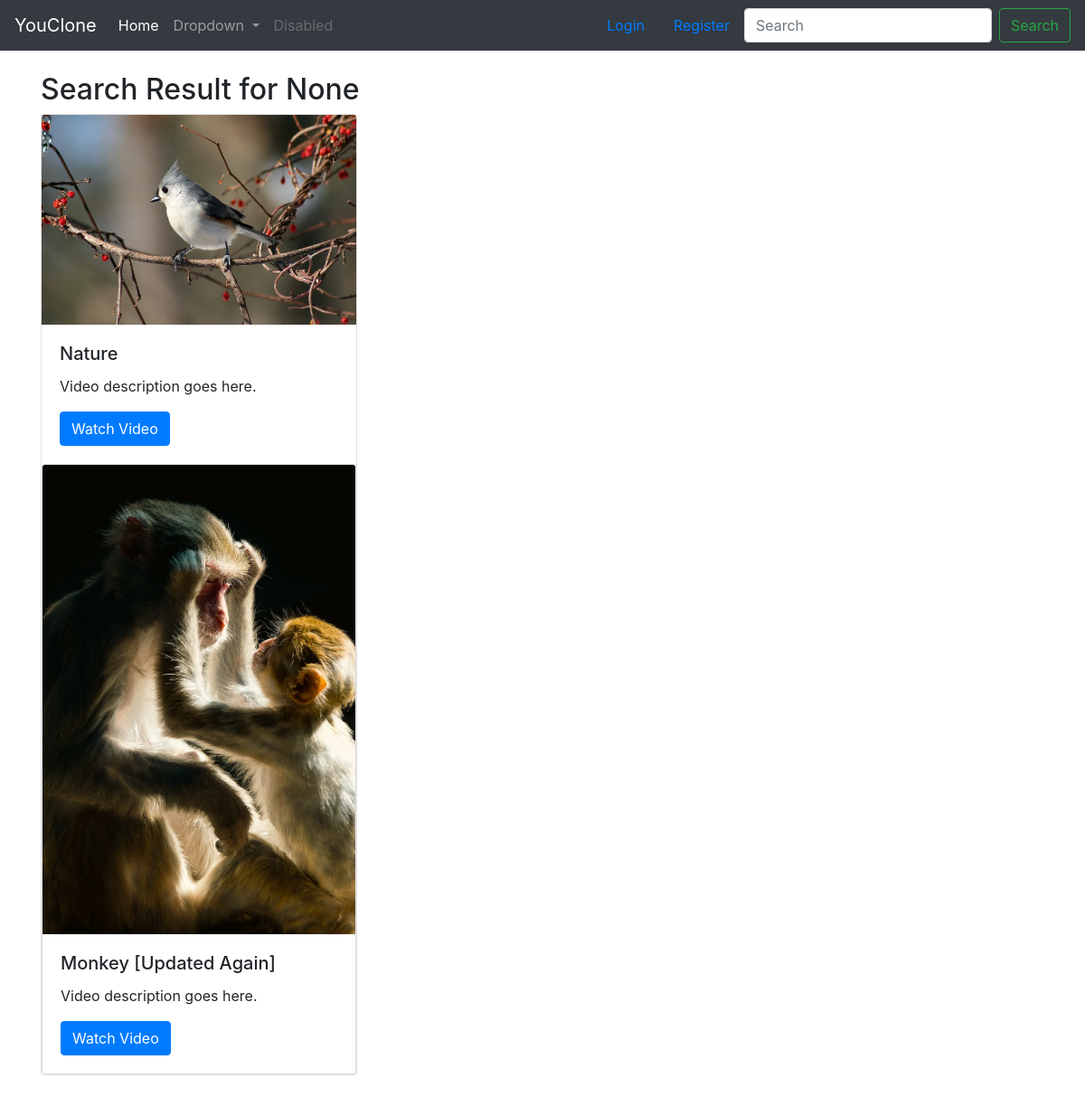
The app's page /search/ with its own data.
### video/models.py (models this page shows, shortened)
class Video(models.Model):
    title = models.CharField(max_length=80)
    user = models.ForeignKey(User, on_delete=models.CASCADE)
    channel = models.ForeignKey(Channel, null=True, on_delete=models.CASCADE)
    file = models.FileField(upload_to='media/videos/')
    thumbnail = models.ImageField(upload_to='media/thumbnails/', blank=True, null=True)
    description = models.TextField(max_length=5000, blank=True, null=True)
    upload_date = models.DateTimeField(auto_now_add=True)
    tag = models.ManyToManyField(Tag, blank=True)
    likes = models.IntegerField(default=0)
    views = models.IntegerField(default=0)

### video/views.py (the view)
# urls.py: path('search/', views.search, name='search'),
def search(request):
    query = request.GET.get('q', None)
    video_list = Video.objects.all()
    if query is not None:
        video_list = video_list.filter(
            Q(title__icontains=query) |
            Q(description__icontains=query)
        )
    context = {
        'video_list': video_list,
        'query': query
    }
    return render(request, 'video/search.html', context)

### video/templates/video/search.html
{% extends 'video/base.html' %}
{% block content %}
<section class="container mt-4">
    <h2>Search Result for {{ query }}</h2>
    <div class="row">
        <div class="col-md-4 mb-4">
            {% for video in video_list %}
            <div class="card">
                <img src="{{ video.thumbnail.url }}" class="card-img-top" alt="Video Thumbnail">
                <div class="card-body">
                    <h5 class="card-title">{{ video.title }}</h5>
                    <p class="card-text">Video description goes here.</p>
                    <a href="{% url 'video:video-detail' video.id %}" class="btn btn-primary">Watch Video</a>
                </div>
            {% endfor %}
            </div>
        </div>
    </div>
</section>
{% endblock %}

### records on screen
Video: thumbnail (picture), title "Nature"
Video: thumbnail (picture), title "Monkey [Updated Again]"

### other values on screen
{{ query }} "None"
